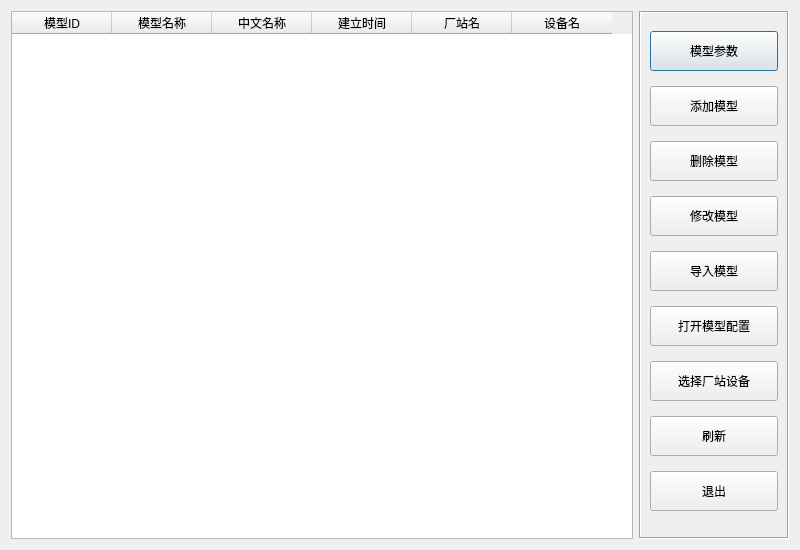
<?xml version="1.0" encoding="UTF-8"?>
<ui version="4.0">
 <class>CModelForm</class>
 <widget class="QDialog" name="CModelForm">
  <property name="geometry">
   <rect>
    <x>0</x>
    <y>0</y>
    <width>800</width>
    <height>550</height>
   </rect>
  </property>
  <property name="windowTitle">
   <string>模型库</string>
  </property>
  <layout class="QHBoxLayout" name="horizontalLayout">
   <item>
    <widget class="QTableWidget" name="listModel">
     <column>
      <property name="text">
       <string>模型ID</string>
      </property>
     </column>
     <column>
      <property name="text">
       <string>模型名称</string>
      </property>
     </column>
     <column>
      <property name="text">
       <string>中文名称</string>
      </property>
     </column>
     <column>
      <property name="text">
       <string>建立时间</string>
      </property>
     </column>
     <column>
      <property name="text">
       <string>厂站名</string>
      </property>
     </column>
     <column>
      <property name="text">
       <string>设备名</string>
      </property>
     </column>
    </widget>
   </item>
   <item>
    <widget class="QFrame" name="frame">
     <property name="minimumSize">
      <size>
       <width>150</width>
       <height>0</height>
      </size>
     </property>
     <property name="maximumSize">
      <size>
       <width>150</width>
       <height>16777215</height>
      </size>
     </property>
     <property name="frameShape">
      <enum>QFrame::Box</enum>
     </property>
     <property name="frameShadow">
      <enum>QFrame::Sunken</enum>
     </property>
     <layout class="QVBoxLayout" name="verticalLayout">
      <item>
       <widget class="QPushButton" name="buttonParam">
        <property name="minimumSize">
         <size>
          <width>0</width>
          <height>40</height>
         </size>
        </property>
        <property name="styleSheet">
         <string notr="true">font: 14pt &quot;宋体&quot;;</string>
        </property>
        <property name="text">
         <string>模型参数</string>
        </property>
       </widget>
      </item>
      <item>
       <widget class="QPushButton" name="buttonAdd">
        <property name="minimumSize">
         <size>
          <width>0</width>
          <height>40</height>
         </size>
        </property>
        <property name="styleSheet">
         <string notr="true">font: 14pt &quot;宋体&quot;;</string>
        </property>
        <property name="text">
         <string>添加模型</string>
        </property>
       </widget>
      </item>
      <item>
       <widget class="QPushButton" name="buttonDel">
        <property name="minimumSize">
         <size>
          <width>0</width>
          <height>40</height>
         </size>
        </property>
        <property name="styleSheet">
         <string notr="true">font: 14pt &quot;宋体&quot;;</string>
        </property>
        <property name="text">
         <string>删除模型</string>
        </property>
       </widget>
      </item>
      <item>
       <widget class="QPushButton" name="buttonModify">
        <property name="minimumSize">
         <size>
          <width>0</width>
          <height>40</height>
         </size>
        </property>
        <property name="styleSheet">
         <string notr="true">font: 14pt &quot;宋体&quot;;</string>
        </property>
        <property name="text">
         <string>修改模型</string>
        </property>
       </widget>
      </item>
      <item>
       <widget class="QPushButton" name="buttonModelInto">
        <property name="minimumSize">
         <size>
          <width>0</width>
          <height>40</height>
         </size>
        </property>
        <property name="styleSheet">
         <string notr="true">font: 14pt &quot;宋体&quot;;</string>
        </property>
        <property name="text">
         <string>导入模型</string>
        </property>
       </widget>
      </item>
      <item>
       <widget class="QPushButton" name="buttonModelConfig">
        <property name="minimumSize">
         <size>
          <width>0</width>
          <height>40</height>
         </size>
        </property>
        <property name="styleSheet">
         <string notr="true">font: 14pt &quot;宋体&quot;;</string>
        </property>
        <property name="text">
         <string>打开模型配置</string>
        </property>
       </widget>
      </item>
      <item>
       <widget class="QPushButton" name="buttonStnDev">
        <property name="minimumSize">
         <size>
          <width>0</width>
          <height>40</height>
         </size>
        </property>
        <property name="styleSheet">
         <string notr="true">font: 14pt &quot;宋体&quot;;</string>
        </property>
        <property name="text">
         <string>选择厂站设备</string>
        </property>
       </widget>
      </item>
      <item>
       <widget class="QPushButton" name="buttonRefresh">
        <property name="minimumSize">
         <size>
          <width>0</width>
          <height>40</height>
         </size>
        </property>
        <property name="styleSheet">
         <string notr="true">font: 14pt &quot;宋体&quot;;</string>
        </property>
        <property name="text">
         <string>刷新</string>
        </property>
       </widget>
      </item>
      <item>
       <widget class="QPushButton" name="buttonExit">
        <property name="minimumSize">
         <size>
          <width>0</width>
          <height>40</height>
         </size>
        </property>
        <property name="styleSheet">
         <string notr="true">font: 14pt &quot;宋体&quot;;</string>
        </property>
        <property name="text">
         <string>退出</string>
        </property>
       </widget>
      </item>
     </layout>
    </widget>
   </item>
  </layout>
 </widget>
 <tabstops>
  <tabstop>buttonParam</tabstop>
  <tabstop>buttonAdd</tabstop>
  <tabstop>buttonDel</tabstop>
  <tabstop>buttonModify</tabstop>
  <tabstop>buttonRefresh</tabstop>
  <tabstop>buttonExit</tabstop>
 </tabstops>
 <resources/>
 <connections>
  <connection>
   <sender>buttonExit</sender>
   <signal>clicked()</signal>
   <receiver>CModelForm</receiver>
   <slot>close()</slot>
   <hints>
    <hint type="sourcelabel">
     <x>695</x>
     <y>500</y>
    </hint>
    <hint type="destinationlabel">
     <x>399</x>
     <y>274</y>
    </hint>
   </hints>
  </connection>
 </connections>
</ui>
